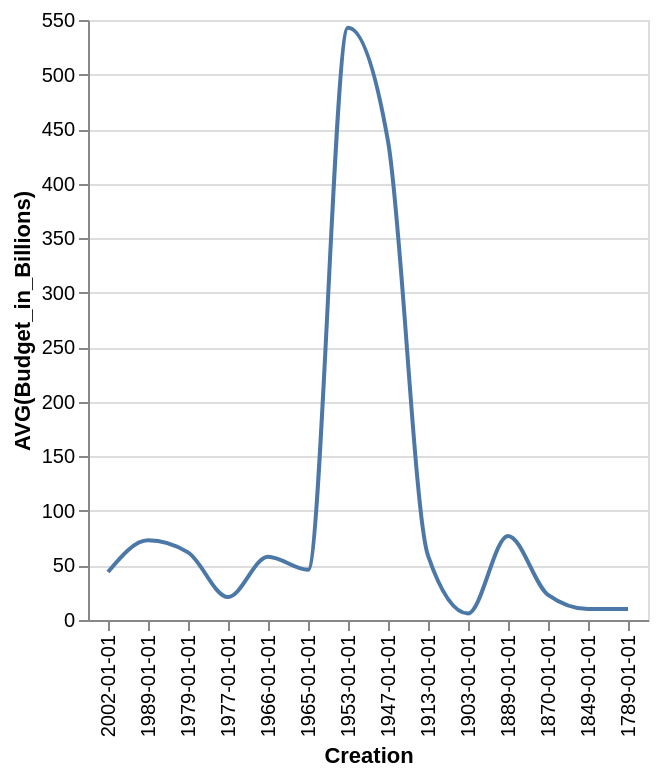

Vega-Lite specification for this chart:
### Vega-Lite specification from a JSON file in a GitHub repository (floating-point values rounded to 4 significant figures)
{"data": {"values": [{"x_data": "2002-01-01", "y_data": 44}, {"x_data": "1989-01-01", "y_data": 73}, {"x_data": "1979-01-01", "y_data": 62}, {"x_data": "1977-01-01", "y_data": 21}, {"x_data": "1966-01-01", "y_data": 58}, {"x_data": "1965-01-01", "y_data": 46}, {"x_data": "1953-01-01", "y_data": 543}, {"x_data": "1947-01-01", "y_data": 439}, {"x_data": "1913-01-01", "y_data": 59}, {"x_data": "1903-01-01", "y_data": 6}, {"x_data": "1889-01-01", "y_data": 77}, {"x_data": "1870-01-01", "y_data": 23}, {"x_data": "1849-01-01", "y_data": 10}, {"x_data": "1789-01-01", "y_data": 10}]}, "mark": {"type": "line", "interpolate": "monotone"}, "encoding": {"x": {"field": "x_data", "type": "nominal", "title": "Creation", "sort": "descending"}, "y": {"field": "y_data", "type": "quantitative", "title": "AVG(Budget_in_Billions)"}}}
